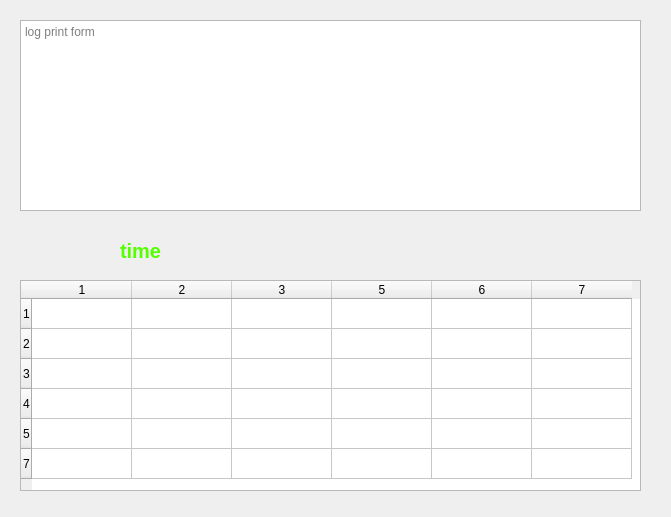
<?xml version="1.0" encoding="UTF-8"?>
<ui version="4.0">
 <class>Dialog</class>
 <widget class="QDialog" name="Dialog">
  <property name="geometry">
   <rect>
    <x>0</x>
    <y>0</y>
    <width>671</width>
    <height>517</height>
   </rect>
  </property>
  <property name="windowTitle">
   <string>Sensor MODELS</string>
  </property>
  <widget class="QTableWidget" name="tableWidget">
   <property name="geometry">
    <rect>
     <x>20</x>
     <y>280</y>
     <width>621</width>
     <height>211</height>
    </rect>
   </property>
   <row>
    <property name="text">
     <string>1</string>
    </property>
   </row>
   <row>
    <property name="text">
     <string>2</string>
    </property>
   </row>
   <row>
    <property name="text">
     <string>3</string>
    </property>
   </row>
   <row>
    <property name="text">
     <string>4</string>
    </property>
   </row>
   <row>
    <property name="text">
     <string>5</string>
    </property>
   </row>
   <row>
    <property name="text">
     <string>7</string>
    </property>
   </row>
   <column>
    <property name="text">
     <string>1</string>
    </property>
   </column>
   <column>
    <property name="text">
     <string>2</string>
    </property>
   </column>
   <column>
    <property name="text">
     <string>3</string>
    </property>
   </column>
   <column>
    <property name="text">
     <string>5</string>
    </property>
   </column>
   <column>
    <property name="text">
     <string>6</string>
    </property>
   </column>
   <column>
    <property name="text">
     <string>7</string>
    </property>
   </column>
  </widget>
  <widget class="QTextEdit" name="textEdit">
   <property name="geometry">
    <rect>
     <x>20</x>
     <y>20</y>
     <width>621</width>
     <height>191</height>
    </rect>
   </property>
   <property name="placeholderText">
    <string>log print form</string>
   </property>
  </widget>
  <widget class="QLabel" name="label">
   <property name="geometry">
    <rect>
     <x>120</x>
     <y>230</y>
     <width>451</width>
     <height>41</height>
    </rect>
   </property>
   <property name="font">
    <font>
     <pointsize>15</pointsize>
     <weight>75</weight>
     <bold>true</bold>
    </font>
   </property>
   <property name="styleSheet">
    <string notr="true">QLabel{
	color:rgb(85, 255, 0);
}</string>
   </property>
   <property name="text">
    <string>time</string>
   </property>
  </widget>
 </widget>
 <resources/>
 <connections/>
</ui>
